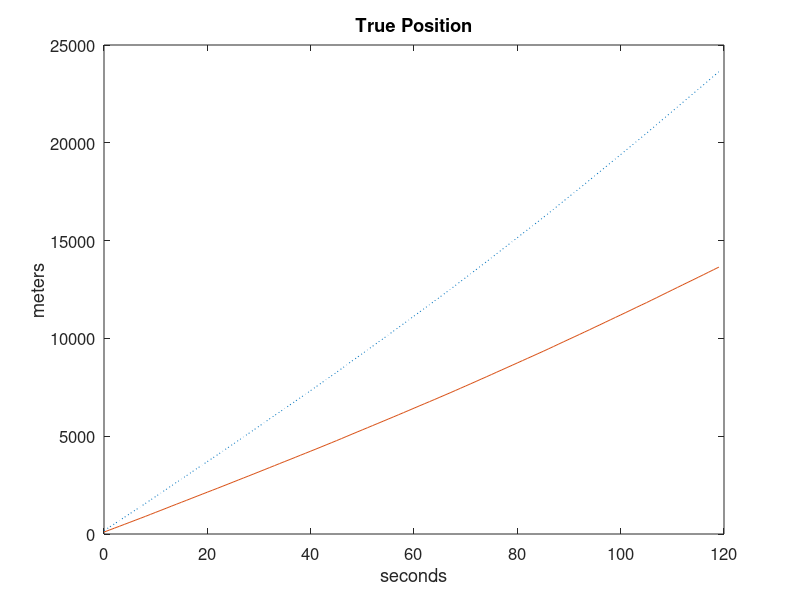
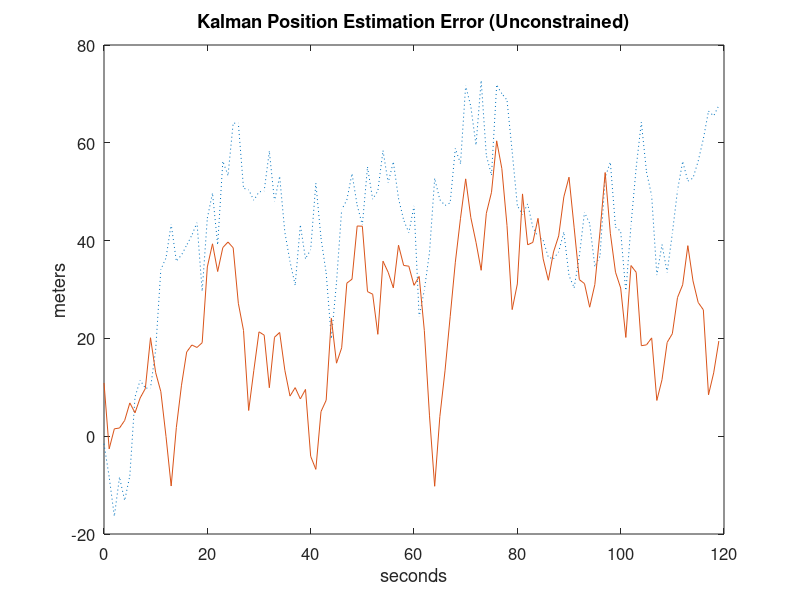
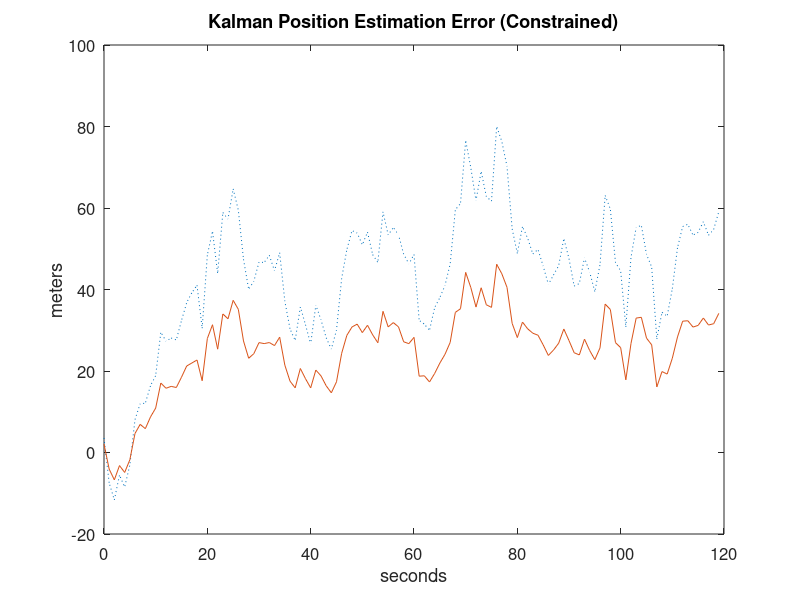
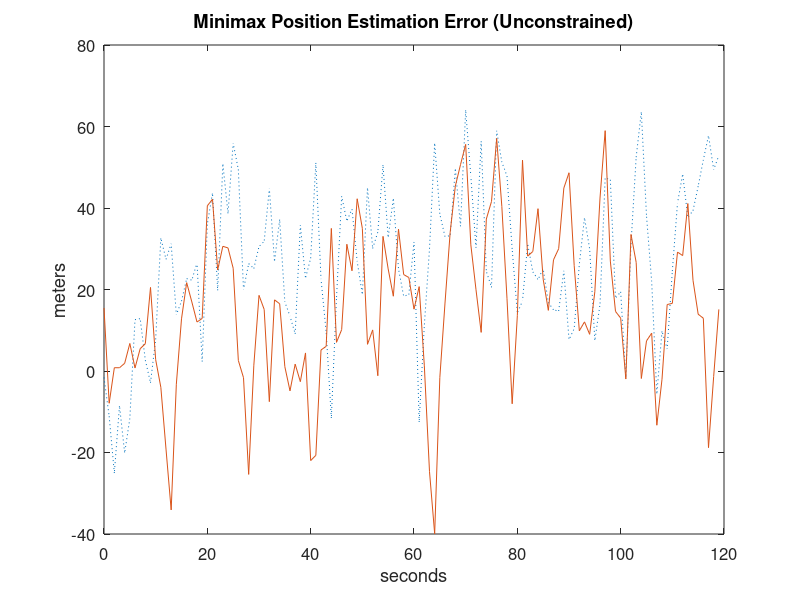

Write the MATLAB code that produced these figures, in order.
function [ErrKarray, ErrKCarray, ErrHinfarray, ErrHinfCarray] = AddHinfConstr(g, T, tf)

% function AddHinfConstr
% This m-file simulates a vehicle tracking problem.
% The vehicle state is estimated with a minimax filter.
% In addition, with the a priori knowledge that the vehicle is on
% a particular road, the vehicle state is estimated with a 
% constrained minimax filter.
% This m-file also simulates a Kalman filter and constrained
% Kalman filter so you can compare results.
% The state consists of the north and east position, and the
% north and east velocity of the vehicle.
% The measurement consists of north and east position.
% For further details see the web site 
% http://www.csuohio.edu/simond/minimaxconstrained/.
% INPUTS
%   g = gamma (I suggest 40)
%   T = time step in seconds (I suggest 1)
%   tf = final time in seconds (I suggest 120)
% OUTPUTS
%   ErrKarray = time varying array of error of Kalman unconstrained state estimate
%   ErrKCarray = time varying array of error of Kalman constrained state estimate
%   ErrHinfarray = time varying array of error of Minimax unconstrained state estimate
%   ErrHinfCarray = time varying array of error of Minimax constrained state estimate

if ~exist('g', 'var')
    g = 40;
end
if ~exist('T', 'var')
    T = 1;
end
if ~exist('tf', 'var')
    tf = 120;
end

Q = diag([4, 4, 1, 1]); % Process noise covariance (m, m, m/sec, m/sec)
Qsqrt = sqrt(Q);

R = diag([900, 900]); % Measurement noise covariance (m, m)
Rsqrt = sqrt(R);

theta = pi / 3; % heading angle (measured CCW from east)
tantheta = tan(theta);

% Define the initial state x, initial unconstrained Kalman filter estimate xhat,
% and initial constrained Kalman filter estimate xtilde.
x = [0; 0; tantheta; 1] * 100;
xhat = x;
xtilde = x;
P = diag([R(1,1), R(2,2), Q(1,1), Q(2,2)]); % Initial estimation error covariance

% AccelDecelFlag is used to simulate the vehicle alternately accelerating and
% decelerating, as if in traffic.
AccelDecelFlag = 1;

% System matrix.
A = [1 0 T 0; 0 1 0 T; 0 0 1 0; 0 0 0 1];

% Input matrix.
B = [0; 0; T*sin(theta); T*cos(theta)];

% Normalized measurement matrix.
C = inv(Rsqrt) * [1 0 0 0; 0 1 0 0];

% State constraint matrices.
D = [1 -tantheta 0 0; 0 0 1 -tantheta];
% Normalize D so that D*D'=I.
D = D / sqrt(1 + tantheta^2);
V = D' *  D;
d = [0; 0];

% Initialize arrays for saving data for plotting.
xarray = [];
xhatarray = [];
xtildearray = [];
randn('state', sum(100*clock));

% Minimax initialization.
% Make sure that xtildeinf satisfies the state constraint.
Qbar = P; 
Qtilde = P;
xhatinf = x;
xtildeinf = x;
xhatinfarray = [];
xtildeinfarray = [];

for t = T : T : tf
    
    % Get the noise-corrupted measurement z.
    z = C * x;
    MeasErr = randn(size(z));
    z = z + MeasErr;
    
    % Set the known input u.
    if AccelDecelFlag == 1
        if (x(3) > 30) | (x(4) > 30)
            AccelDecelFlag = -1;
        end
    else
        if (x(3) < 5) | (x(4) < 5)
            AccelDecelFlag = 1;
        end
    end
    u = 1 * AccelDecelFlag;
    
    % Run the unconstrained minimax filter.
    Pinf = inv(eye(4) - Qbar / g / g + Qbar * C' * C) * Qbar;
    Qbar = A * Pinf * A' + Q;
    K = A * Pinf * C';
    headinghat = atan2(xhatinf(3), xhatinf(4));  
    Bhat = [0; 0; T*sin(headinghat); T*cos(headinghat)];
    xhatinf = A * xhatinf + Bhat * u + K * (z - C * xhatinf);
    xhatinfarray = [xhatinfarray xhatinf];
    
    % Run the constrained minimax filter.
    Ptilde = inv(eye(4) - Qtilde / g / g + Qtilde * C' * C) * Qtilde;
    Qtilde = (eye(4) - V) * A * Ptilde * A' * (eye(4) - V) + Q;
    lambda = eig(eye(4) - Qtilde / g / g);
    for i = 1 : 4
        if ~isreal(lambda(i)) || lambda(i) <= 0
            disp(['positive semidefinite condition fails - t = ', num2str(t)]);
            return;
        end
    end
    K = (eye(4) - V) * A * Pinf * C';
    headingtilde = atan2(xtildeinf(3), xtildeinf(4));
    Btilde = [0; 0; T*sin(headingtilde); T*cos(headingtilde)];
    xtildeinf = A * xtildeinf + Btilde * u + K * (z - C * xtildeinf);
    xtildeinfarray = [xtildeinfarray xtildeinf];
    
    % Run the unconstrained Kalman filter.
    K = A * P * C' * inv(C * P * C' + eye(size(R)));
    % Update the state estimation error covariance.
    P = (A * P - K * C * P) * A' + Q;   
    % Estimate the heading on the basis of the state estimate.
    headinghat = atan2(xhat(3), xhat(4));  
    Bhat = [0; 0; T*sin(headinghat); T*cos(headinghat)];
    xhat = A * xhat + Bhat * u + K * (z - C * xhat);
    xhatarray = [xhatarray xhat];
    % Find the constrained Kalman filter estimate.
    xtilde = xhat - D' * inv(D*D') * (D * xhat - d);
    xtildearray = [xtildearray xtilde];
    % Simulate the system dynamics.
    x = A * x + B * u + Qsqrt * randn(size(x));
    
    % Uncomment the following line to add unmodeled process noise.
    x = x + [0; 0; 1; 1];
    
    % Constrain the vehicle (i.e., the true state) to the straight road.
    if abs(x(1) - tantheta * x(2)) > 2
        x(2) = (x(2) + x(1) * tantheta) / (1 + tantheta^2);
        x(1) = x(2) * tantheta;
    end
    if abs(x(3) - tantheta * x(4)) > 0.2
        x(4) = (x(4) + x(3) * tantheta) / (1 + tantheta^2);
        x(3) = x(4) * tantheta;
    end
    xarray = [xarray x];
end

% Compute average position estimation errors.
EstError = xarray - xhatarray;
EstError = sqrt(EstError(1,:).^2 + EstError(2,:).^2);
EstError = mean(EstError);
disp(['Average Kalman Unconstrained Position Estimation Error = ', num2str(EstError)]);

EstErrorConstr = xarray - xtildearray;
EstErrorConstr = sqrt(EstErrorConstr(1,:).^2 + EstErrorConstr(2,:).^2);
EstErrorConstr = mean(EstErrorConstr);
disp(['Average Kalman Constrained Position Estimation Error (W=I) = ', num2str(EstErrorConstr)]);

EstError = xarray - xhatinfarray;
EstError = sqrt(EstError(1,:).^2 + EstError(2,:).^2);
EstError = mean(EstError);
disp(['Average Minimax Unconstrained Position Estimation Error = ', num2str(EstError)]);

EstErrorConstr = xarray - xtildeinfarray;
EstErrorConstr = sqrt(EstErrorConstr(1,:).^2 + EstErrorConstr(2,:).^2);
EstErrorConstr = mean(EstErrorConstr);
disp(['Average Minimax Constrained Position Estimation Error = ', num2str(EstErrorConstr)]);
disp(' ');

% Compute average velocity estimation errors.
EstError = xarray - xhatarray;
EstError = sqrt(EstError(3,:).^2 + EstError(4,:).^2);
EstError = mean(EstError);
disp(['Average Kalman Unconstrained Velocity Estimation Error = ', num2str(EstError)]);

EstErrorConstr = xarray - xtildearray;
EstErrorConstr = sqrt(EstErrorConstr(3,:).^2 + EstErrorConstr(4,:).^2);
EstErrorConstr = mean(EstErrorConstr);
disp(['Average Kalman Constrained Velocity Estimation Error (W=I) = ', num2str(EstErrorConstr)]);

EstError = xarray - xhatinfarray;
EstError = sqrt(EstError(3,:).^2 + EstError(4,:).^2);
EstError = mean(EstError);
disp(['Average Minimax Unconstrained Velocity Estimation Error = ', num2str(EstError)]);

EstErrorConstr = xarray - xtildeinfarray;
EstErrorConstr = sqrt(EstErrorConstr(3,:).^2 + EstErrorConstr(4,:).^2);
EstErrorConstr = mean(EstErrorConstr);
disp(['Average Minimax Constrained Velocity Estimation Error = ', num2str(EstErrorConstr)]);

close all;
t = 0 : T : tf-T;

% Plot the position errors.
figure;
plot(t, xarray(1, :), ':', t, xarray(2, :), '-');
set(gca,'FontSize',12); set(gcf,'Color','White');
title('True Position');
xlabel('seconds');
ylabel('meters');

figure;
plot(t, xarray(1, :) - xhatarray(1, :), ':', ...
    t, xarray(2, :) - xhatarray(2, :), '-');
set(gca,'FontSize',12); set(gcf,'Color','White');
title('Kalman Position Estimation Error (Unconstrained)');
xlabel('seconds');
ylabel('meters');

figure;
plot(t, xarray(1, :) - xtildearray(1, :), ':', ...
    t, xarray(2, :) - xtildearray(2, :), '-');
set(gca,'FontSize',12); set(gcf,'Color','White');
title('Kalman Position Estimation Error (Constrained)');
xlabel('seconds');
ylabel('meters');

figure;
plot(t, xarray(1, :) - xhatinfarray(1, :), ':', ...
    t, xarray(2, :) - xhatinfarray(2, :), '-');
set(gca,'FontSize',12); set(gcf,'Color','White');
title('Minimax Position Estimation Error (Unconstrained)');
xlabel('seconds');
ylabel('meters');

figure;
plot(t, xarray(1, :) - xtildeinfarray(1, :), ':', ...
    t, xarray(2, :) - xtildeinfarray(2, :), '-');
set(gca,'FontSize',12); set(gcf,'Color','White');
title('Minimax Position Estimation Error (Constrained)');
xlabel('seconds');
ylabel('meters');

% Plot the velocity errors.
figure;
plot(t, xarray(3, :), ':', t, xarray(4, :), '-');
set(gca,'FontSize',12); set(gcf,'Color','White');
title('True Velocity');
xlabel('seconds');
ylabel('meters/sec');

figure;
plot(t, xarray(3, :) - xhatarray(3, :), ':', ...
    t, xarray(4, :) - xhatarray(4, :), '-');
set(gca,'FontSize',12); set(gcf,'Color','White');
title('Kalman Velocity Estimation Error (Unconstrained)');
xlabel('seconds');
ylabel('meters/sec');

figure;
plot(t, xarray(3, :) - xtildearray(3, :), ':', ...
    t, xarray(4, :) - xtildearray(4, :), '-');
set(gca,'FontSize',12); set(gcf,'Color','White');
title('Kalman Velocity Estimation Error (Constrained)');
xlabel('seconds');
ylabel('meters/sec');

figure;
plot(t, xarray(3, :) - xhatinfarray(3, :), ':', ...
    t, xarray(4, :) - xhatinfarray(4, :), '-');
set(gca,'FontSize',12); set(gcf,'Color','White');
title('Minimax Velocity Estimation Error (Unconstrained)');
xlabel('seconds');
ylabel('meters/sec');

figure;
plot(t, xarray(3, :) - xtildeinfarray(3, :), ':', ...
    t, xarray(4, :) - xtildeinfarray(4, :), '-');
set(gca,'FontSize',12); set(gcf,'Color','White');
title('Minimax Velocity Estimation Error (Constrained)');
xlabel('seconds');
ylabel('meters/sec');

% Compute estimation errors
ErrKarray = xarray - xhatarray; % Kalman unconstrained
ErrKCarray = xarray - xtildearray; % Kalman constrained
ErrHinfarray = xarray - xhatinfarray; % Minimax unconstrained
ErrHinfCarray = xarray - xtildeinfarray; % Minimax constrained